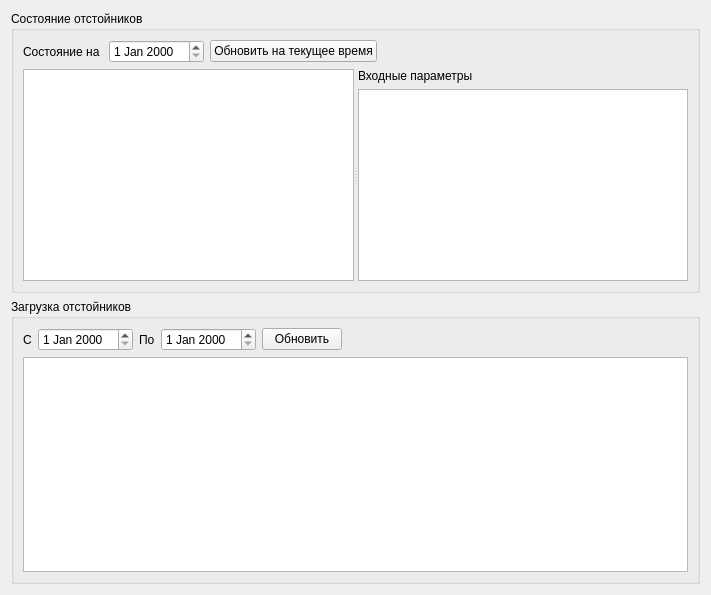
<?xml version="1.0" encoding="UTF-8"?>
<ui version="4.0">
 <class>FormSump</class>
 <widget class="QWidget" name="FormSump">
  <property name="geometry">
   <rect>
    <x>0</x>
    <y>0</y>
    <width>711</width>
    <height>595</height>
   </rect>
  </property>
  <property name="windowTitle">
   <string>Form</string>
  </property>
  <layout class="QVBoxLayout" name="verticalLayout_3">
   <item>
    <widget class="QGroupBox" name="groupBox_2">
     <property name="title">
      <string>Состояние отстойников</string>
     </property>
     <layout class="QVBoxLayout" name="verticalLayout_5">
      <item>
       <layout class="QHBoxLayout" name="horizontalLayout">
        <item>
         <widget class="QLabel" name="label">
          <property name="text">
           <string>Состояние на </string>
          </property>
         </widget>
        </item>
        <item>
         <widget class="DateEdit" name="dateEdit"/>
        </item>
        <item>
         <widget class="QPushButton" name="pushButtonCurTime">
          <property name="text">
           <string>Обновить на текущее время</string>
          </property>
         </widget>
        </item>
        <item>
         <spacer name="horizontalSpacer">
          <property name="orientation">
           <enum>Qt::Horizontal</enum>
          </property>
          <property name="sizeHint" stdset="0">
           <size>
            <width>40</width>
            <height>20</height>
           </size>
          </property>
         </spacer>
        </item>
       </layout>
      </item>
      <item>
       <widget class="QSplitter" name="splitterCur">
        <property name="orientation">
         <enum>Qt::Horizontal</enum>
        </property>
        <widget class="QWidget" name="layoutWidget">
         <layout class="QVBoxLayout" name="verticalLayout">
          <item>
           <widget class="DbViewer" name="tableViewStat">
            <property name="selectionMode">
             <enum>QAbstractItemView::SingleSelection</enum>
            </property>
            <property name="selectionBehavior">
             <enum>QAbstractItemView::SelectRows</enum>
            </property>
            <attribute name="verticalHeaderVisible">
             <bool>false</bool>
            </attribute>
           </widget>
          </item>
         </layout>
        </widget>
        <widget class="QWidget" name="layoutWidget">
         <layout class="QVBoxLayout" name="verticalLayout_4">
          <item>
           <widget class="QLabel" name="labelStat">
            <property name="text">
             <string>Входные параметры</string>
            </property>
           </widget>
          </item>
          <item>
           <widget class="DbViewer" name="tableViewStatPar"/>
          </item>
         </layout>
        </widget>
       </widget>
      </item>
     </layout>
    </widget>
   </item>
   <item>
    <widget class="QGroupBox" name="groupBox">
     <property name="title">
      <string>Загрузка отстойников</string>
     </property>
     <layout class="QVBoxLayout" name="verticalLayout_7">
      <item>
       <layout class="QHBoxLayout" name="horizontalLayout_2">
        <item>
         <widget class="QLabel" name="label_2">
          <property name="text">
           <string>С</string>
          </property>
         </widget>
        </item>
        <item>
         <widget class="DateEdit" name="dateEditBeg"/>
        </item>
        <item>
         <widget class="QLabel" name="label_3">
          <property name="text">
           <string>По</string>
          </property>
         </widget>
        </item>
        <item>
         <widget class="DateEdit" name="dateEditEnd"/>
        </item>
        <item>
         <widget class="QPushButton" name="pushButtonUpd">
          <property name="text">
           <string>Обновить</string>
          </property>
         </widget>
        </item>
        <item>
         <spacer name="horizontalSpacer_2">
          <property name="orientation">
           <enum>Qt::Horizontal</enum>
          </property>
          <property name="sizeHint" stdset="0">
           <size>
            <width>40</width>
            <height>20</height>
           </size>
          </property>
         </spacer>
        </item>
       </layout>
      </item>
      <item>
       <widget class="DbViewer" name="tableViewLoad">
        <property name="selectionMode">
         <enum>QAbstractItemView::SingleSelection</enum>
        </property>
        <property name="selectionBehavior">
         <enum>QAbstractItemView::SelectRows</enum>
        </property>
       </widget>
      </item>
     </layout>
    </widget>
   </item>
  </layout>
 </widget>
 <customwidgets>
  <customwidget>
   <class>DateEdit</class>
   <extends>QDateEdit</extends>
   <header>db/dbviewer.h</header>
  </customwidget>
  <customwidget>
   <class>DbViewer</class>
   <extends>QTableView</extends>
   <header>db/dbviewer.h</header>
  </customwidget>
 </customwidgets>
 <resources/>
 <connections/>
</ui>
